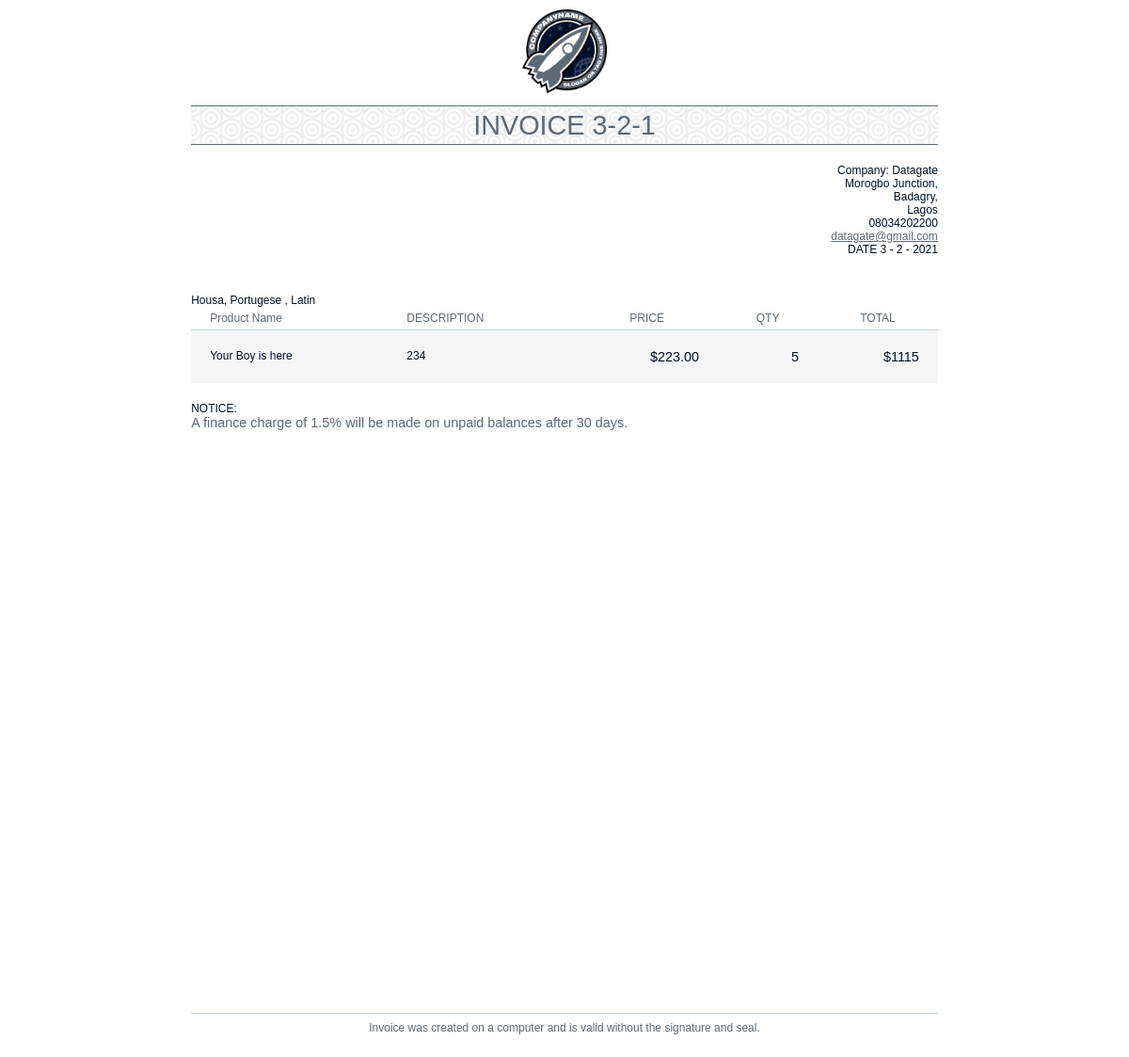
Page /invoice/index.php on the committed database.
### tables this page shows
CREATE TABLE `users_cart` (
  `id` int(11) NOT NULL,
  `user_id` int(11) NOT NULL DEFAULT 1,
  `product_id` int(11) NOT NULL,
  `product_name` varchar(300) NOT NULL,
  `product_brand` varchar(300) NOT NULL,
  `product_price_current` int(11) NOT NULL,
  `product_price_previous` int(11) NOT NULL,
  `product_promotion` text NOT NULL,
  `product_description_short` text NOT NULL,
  `product_description_long` longtext NOT NULL,
  `product_specification` varchar(300) NOT NULL,
  `product_stock_value` varchar(300) NOT NULL,
  `product_image1` varchar(300) NOT NULL,
  `product_image2` varchar(300) NOT NULL,
  `product_image3` varchar(300) NOT NULL,
  `product_image4` varchar(300) NOT NULL,
  `product_quantity` int(11) NOT NULL
);

### invoice/index.php (the view, shortened to what this page needs)
<?php
    $user_id = 1;
    $dbhost = 'localhost';
    $dbuser = 'root';
    $dbpass = 'kayode1k1';
    $dbname = 'datagate';
    $conn = mysqli_connect($dbhost, $dbuser, $dbpass,$dbname);
    $sql = 'SELECT * from users_cart where user_id='. $user_id;
    $result = mysqli_query($conn, $sql);
?>
<!DOCTYPE html>
<html lang="en">
  <head>
    <link rel="stylesheet" href="style.css" media="all" />
  </head>
  <body>
    <header class="clearfix">
      <div id="logo">
        <img src="logo.png">
      </div>
      <h1>INVOICE 3-2-1</h1>
      <div id="company" class="clearfix">
        <div>Company: Datagate</div>
        <div>Morogbo Junction,<br /> Badagry, <br/> Lagos</div>
        <div>08034202200</div>
        <div><a href="mailto:datagate@gmail.com">datagate@gmail.com</a></div>
        <div><span>DATE </span> <script>document.write(new Date().getDay());document.write(" - "); document.write(new Date().getMonth());document.write(" - "); document.write(new Date().getFullYear());</script></div>
      </div>
    </header>
    <main>
      <table>
        <thead>Housa, Portugese , Latin
          <tr>
            <th class="service">Product Name</th>
            <th class="desc">DESCRIPTION</th>
            <th style="align-content: end;">PRICE</th>
            <th>QTY</th>
            <th>TOTAL</th>
          </tr>
        </thead>
        <tbody>
        <?php
            if (mysqli_num_rows($result) > 0) {
                while($row = mysqli_fetch_assoc($result)) { ?>
                    <tr>
                      <td class="service"><?php echo $row["product_name"] ?></td>
                      <td class="desc"><?php echo $row["product_description_short"] ?></td>
                      <td class="unit">$<?php echo $row["product_price_current"] ?>.00</td>
                      <td class="qty"><?php echo $row["product_quantity"] ?></td>
                      <td class="total">$<?php echo $row["product_price_current"] * $row["product_quantity"]?></td>
                    </tr>
              <?php   }
            }
        ?>
        </tbody>
      </table>
      <div id="notices">
        <div>NOTICE:</div>
        <div class="notice">A finance charge of 1.5% will be made on unpaid balances after 30 days.</div>
      </div>
    </main>
    <footer>
      Invoice was created on a computer and is valid without the signature and seal.
    </footer>
  </body>
</html>

### invoice/style.css (style rules this page uses)
.clearfix:after { content: ""; display: table; clear: both; }
a { color: #5D6975; text-decoration: underline; }
body { position: relative; width: 21cm; height: 29.7cm; margin: 0 auto; color: #001028; background: #FFFFFF; font-family: Arial, sans-serif; font-size: 12px; font-family: Arial; }
header { padding: 10px 0; margin-bottom: 30px; }
#logo { text-align: center; margin-bottom: 10px; }
#logo img { width: 90px; }
h1 { border-top: 1px solid #5D6975; border-bottom: 1px solid #5D6975; color: #5D6975; font-size: 2.4em; line-height: 1.4em; font-weight: normal; text-align: center; margin: 0 0 20px 0; background: url(dimension.png); }
#company { float: right; text-align: right; }
#project div, #company div { white-space: nowrap; }
table { width: 100%; border-collapse: collapse; border-spacing: 0; margin-bottom: 20px; }
table tr:nth-child(2n-1) td { background: #F5F5F5; }
table th { padding: 5px 20px; color: #5D6975; border-bottom: 1px solid #C1CED9; white-space: nowrap; font-weight: normal; }
table .service, table .desc { text-align: left; }
table td { padding: 20px; text-align: right; }
table td.service, table td.desc { vertical-align: top; }
table td.unit, table td.qty, table td.total { font-size: 1.2em; margin-left: -3em !important; }
#notices .notice { color: #5D6975; font-size: 1.2em; }
footer { color: #5D6975; width: 100%; height: 30px; position: absolute; bottom: 0; border-top: 1px solid #C1CED9; padding: 8px 0; text-align: center; }

### rows in the picture
users_cart: product_name "Your Boy is here", product_description_short "234", product_price_current "223", product_quantity "5", $row["product_price_current"] * $row["product_quantity"] "1115"
